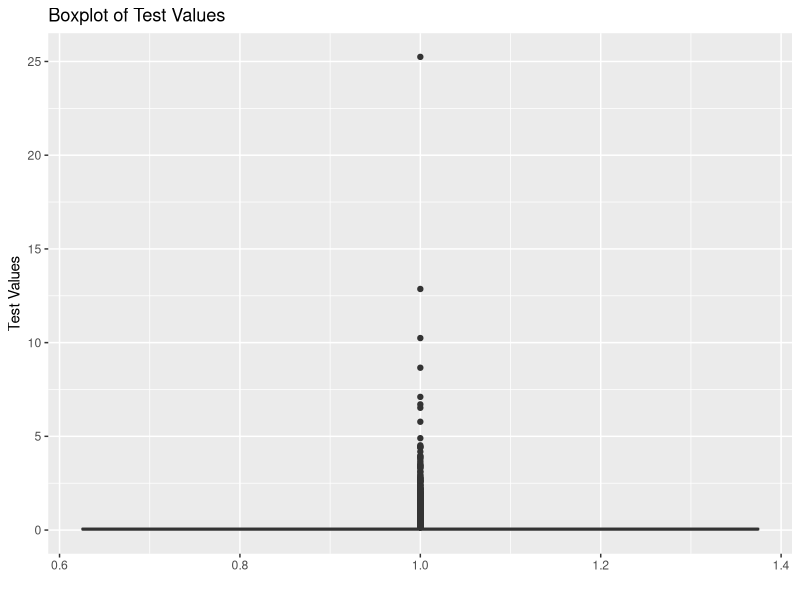
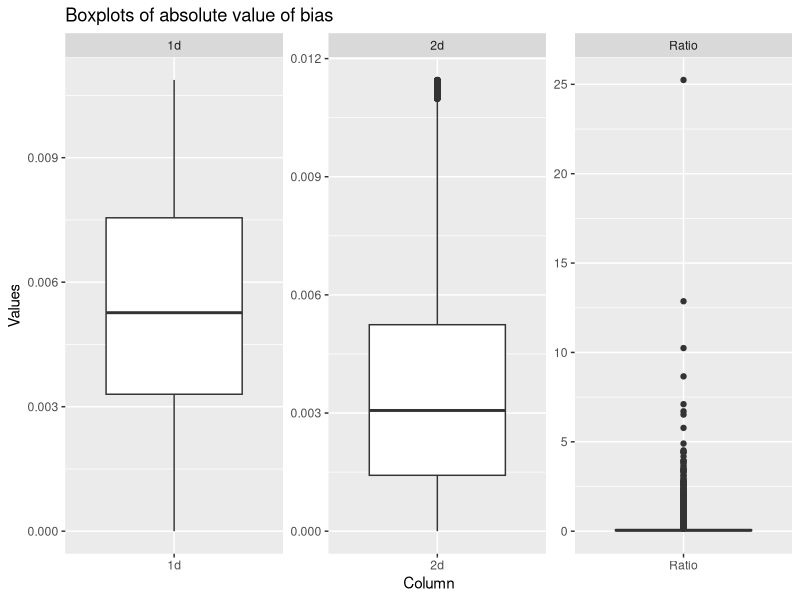

Generate these figures, in order, with R:
library(mvtnorm)
library(doParallel)
library(ks)
library(ggplot2)
library(tidyr)
registerDoParallel(8)


set.seed(2013)
rho = 0.3

n = 100000

w = rnorm(n, 3, 1)
y = 2 *w + rnorm(length(w), 0, 1)
z = rho * w + rnorm(length(w), 0, 1)
x = cbind(w,z)

### Density estimation:
### Notice that we are only interested in the density estimation of existing
### points.

pw = density(w)
pz = density(z)

### The following kde density estimates were used to estimate the density ratio 
### in the third term.

pw_index = kde(w, eval.points = w, density = T)
pz_index = kde(z, eval.points = z, density = T)
pwz = kde(cbind(w,z), eval.points = cbind(w,z), density = T)


### The speed of computing can be greatly accelerated with prespecified eval.
### points.

### We can replace index with the which if needed.

density_ratio <- function(index, pw_index, pz_index, pwz){
  curr_pw  = pw_index$estimate[index]
  curr_pz  = pz_index$estimate[index]
  curr_pwz = pwz$estimate[index]
  return(curr_pw*curr_pz/curr_pwz)
}


oracle_pw_density <- function(x){
  dnorm(x, 3, 1)
}

oracle_pz_density <- function(x){
  dnorm(x, 0.9, 1.09)
}

oracle_pwz_density <- function(input){
  sigma_matrix <- matrix(c(1, 0.30, 0.30, 1.09), ncol = 2)
  mean_vector <- c(3,0.9)
  dmvnorm(input, mean = mean_vector, sigma = sigma_matrix)
}

oracle_density_ratio <- function(w,z){
  result = oracle_pw_density(w)*oracle_pz_density(z)/oracle_pwz_density(c(w,z))
  return(result)
}


test = foreach(i = 1:length(w), .combine = "c")%dopar%{
  abs(density_ratio(i, pw_index, pz_index, pwz) - oracle_density_ratio(w[i],z[i]) )
}

length(which(test>10/sqrt(length(w))))

test_two = foreach(i = 1:length(w), .combine = "c")%dopar%{
  abs(pw_index$estimate[i] - oracle_pw_density(w[i]) )
}

length(which(test_two>10/sqrt(length(w))))

test_three = foreach(i = 1:length(w), .combine = "c")%dopar%{
  abs(pwz$estimate[i]- oracle_pwz_density(c(w[i],z[i])))
  }

ggplot(data = data.frame(Value = test), aes(x = 1, y = Value)) +
  geom_boxplot() +
  labs(x = "", y = "Test Values") +
  ggtitle("Boxplot of Test Values")


test_df <- as.data.frame(cbind(test, test_two, test_three))
colnames(test_df) <- c("Ratio", "1d", "2d" )  # Replace with your column names

# Reshape data into long format
test_long <- gather(test_df, key = "Column", value = "Value")

# Create a facetted boxplot using ggplot
ggplot(test_long, aes(x = Column, y = Value)) +
  geom_boxplot() +
  labs(x = "Column", y = "Values") +
  ggtitle("Boxplots of absolute value of bias") +
  facet_wrap(~ Column, scales = "free")
